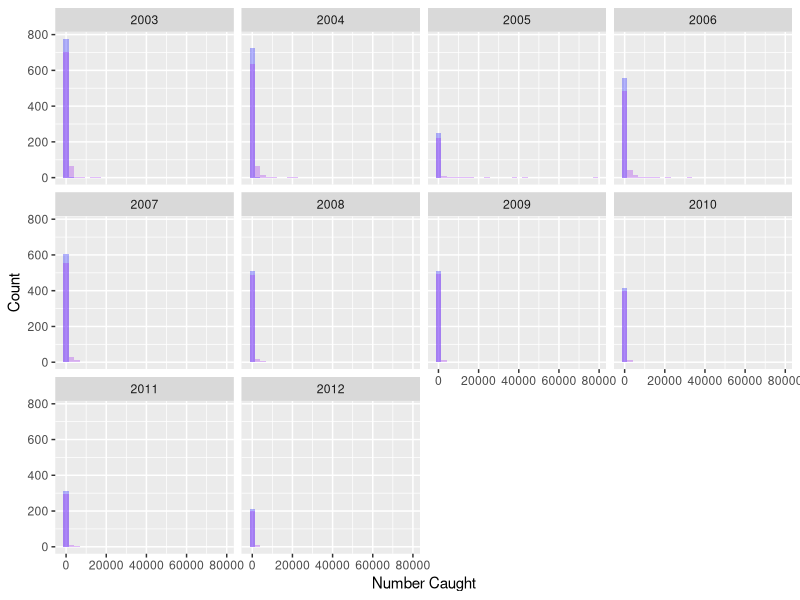

Generate this figure with R:


library(ggplot2)
library(dplyr)

thedata <- read.csv("data/Yellowfin.csv",header = TRUE)
print(thedata)

Immature_caught <- filter(thedata, Immature > 0)
Mature_caught <- filter(thedata, Mature > 0)


#The plot is The number of count of how many times the # is represented. For example, the number of time where 0 yellowfin were caught occured over 4,000 times.

ggplot()+
  geom_histogram(data = thedata, aes(x = Immature),fill = "blue", bins = 30 , alpha = 0.3) + 
  geom_histogram(data = thedata, aes(x = Mature),fill = "purple", bins = 30 , alpha = 0.3) +
  labs(x = "Number Caught", y = "Count")+
  facet_wrap(~Year)

#ggplot()+
#  geom_histogram(data = thedata, aes(x = Mature),fill = "purple", bins = 30 , alpha = 0.3) + 
#  labs(x = "Number Caught", y = "Count")+
#  facet_wrap(~Year)
  






